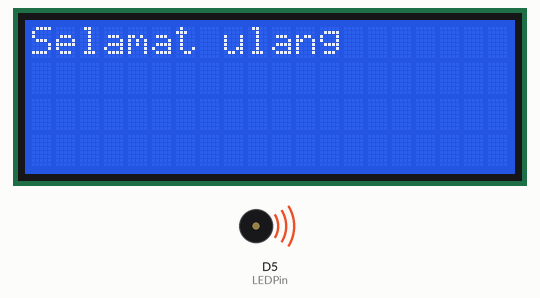
A sketch run on a simulated ESP8266 (Wemos D1 mini). On the bench: 20×4 character LCD, buzzer (waves = sounding).

Above: at 2.2 s.
At 11.7 s:
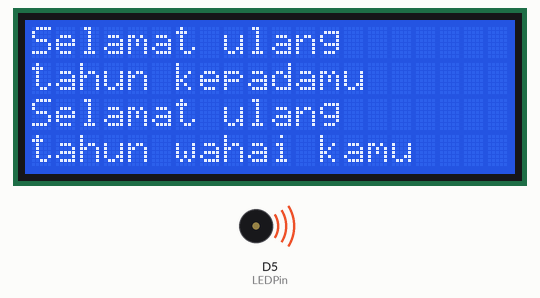
At 18.7 s:
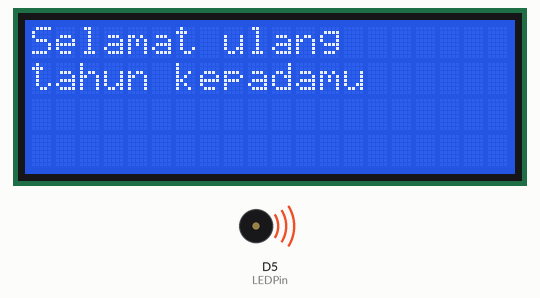
At 35.3 s:
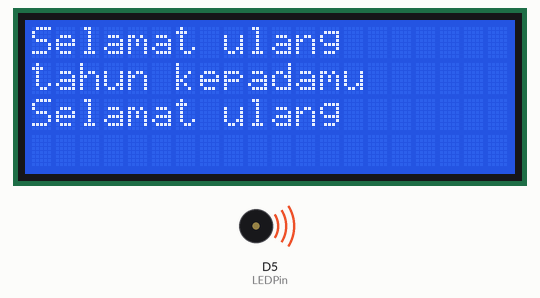
Timing chart, 0 to 40.0 s (numbered marks = the images above):
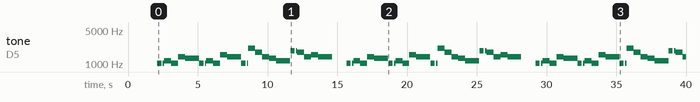

The sketch:

1.ino
```cpp
#include <Wire.h>
#include <LiquidCrystal_I2C.h>

// Inisialisasi LCD (alamat I2C, kolom, baris)
LiquidCrystal_I2C lcd(0x27, 20, 4);

// Pin GPIO pada Wemos D1 Mini
int pushPin = D6;
int LEDPin = D5;

// Nada-nada naik 2 oktaf
int c = 1044;
int d = 1172;
int e = 1316;
int f = 1396;
int g = 1564;
int a = 1760;
int Bb = 1864;
int b = 1972;
int highc = 2092;

// Durasi not
int quarter = 500;
int half = 1000;

void setup() {
  pinMode(pushPin, INPUT);
  pinMode(LEDPin, OUTPUT);
  digitalWrite(LEDPin, LOW);

  lcd.init();              // Inisialisasi LCD
  lcd.backlight();         // Nyalakan lampu belakang LCD
  lcd.clear();
  lcd.setCursor(0, 0);
  lcd.print("  SELAMAT ULANG");
  lcd.setCursor(0, 1);
  lcd.print("      TAHUN!");
  delay(2000);             // Tampilkan pesan awal
  lcd.clear();
}

void loop() {
  digitalWrite(LEDPin, HIGH);

  lcd.setCursor(0, 0);
  lcd.print("Selamat ulang");
  tone(LEDPin, c, 300); delay(400);
  tone(LEDPin, c, 100); delay(100);
  tone(LEDPin, d, quarter); delay(quarter);
  tone(LEDPin, c, quarter); delay(quarter);
  tone(LEDPin, f, quarter); delay(quarter);
  tone(LEDPin, e, half); delay(half);

  lcd.setCursor(0, 1);
  lcd.print("tahun kepadamu");
  tone(LEDPin, c, 300); delay(400);
  tone(LEDPin, c, 100); delay(100);
  tone(LEDPin, d, quarter); delay(quarter);
  tone(LEDPin, c, quarter); delay(quarter);
  tone(LEDPin, g, quarter); delay(quarter);
  tone(LEDPin, f, half); delay(half);

  lcd.setCursor(0, 2);
  lcd.print("Selamat ulang");
  tone(LEDPin, c, 300); delay(400);
  tone(LEDPin, c, 100); delay(100);
  tone(LEDPin, highc, quarter); delay(quarter);
  tone(LEDPin, a, quarter); delay(quarter);
  tone(LEDPin, f, quarter); delay(quarter);
  tone(LEDPin, e, quarter); delay(quarter);
  tone(LEDPin, d, half); delay(half);

  lcd.setCursor(0, 3);
  lcd.print("tahun wahai kamu");
  tone(LEDPin, Bb, 300); delay(400);
  tone(LEDPin, Bb, 100); delay(100);
  tone(LEDPin, a, quarter); delay(quarter);
  tone(LEDPin, f, quarter); delay(quarter);
  tone(LEDPin, g, quarter); delay(quarter);
  tone(LEDPin, f, half); delay(half);

  digitalWrite(LEDPin, LOW);
  delay(1000);
  lcd.clear();

  lcd.setCursor(0, 0);
  lcd.print("Selamat ulang");
  tone(LEDPin, c, 300); delay(400);
  tone(LEDPin, c, 100); delay(100);
  tone(LEDPin, d, quarter); delay(quarter);
  tone(LEDPin, c, quarter); delay(quarter);
  tone(LEDPin, f, quarter); delay(quarter);
  tone(LEDPin, e, half); delay(half);

  lcd.setCursor(0, 1);
  lcd.print("tahun kepadamu");
  tone(LEDPin, c, 300); delay(400);
  tone(LEDPin, c, 100); delay(100);
  tone(LEDPin, d, quarter); delay(quarter);
  tone(LEDPin, c, quarter); delay(quarter);
  tone(LEDPin, g, quarter); delay(quarter);
  tone(LEDPin, f, half); delay(half);

  lcd.setCursor(0, 2);
  lcd.print("Selamat ulang");
  tone(LEDPin, c, 300); delay(400);
  tone(LEDPin, c, 100); delay(100);
  tone(LEDPin, highc, quarter); delay(quarter);
  tone(LEDPin, a, quarter); delay(quarter);
  tone(LEDPin, f, quarter); delay(quarter);
  tone(LEDPin, e, quarter); delay(quarter);
  tone(LEDPin, d, half); delay(half);

  lcd.setCursor(0, 3);
  lcd.print("tahun wahai kamu");
  tone(LEDPin, Bb, 300); delay(400);
  tone(LEDPin, Bb, 100); delay(100);
  tone(LEDPin, a, quarter); delay(quarter);
  tone(LEDPin, f, quarter); delay(quarter);
  tone(LEDPin, g, quarter); delay(quarter);
  tone(LEDPin, f, half); delay(half);

  digitalWrite(LEDPin, LOW);
  delay(1000);
  lcd.clear();
}
```

Measured:
- by itself, tone on D5 (LEDPin): plays 1044 Hz for 0.30 s, 1044 Hz for 0.10 s, 1172 Hz for 0.50 s, 1044 Hz for 0.50 s, 1396 Hz for 0.50 s, 1316 Hz for 1.0 s … (73 notes in this stretch)
- what the display in image 0 shows lasts 3.0 s, from 2.1 s to 5.1 s
- what the display in image 1 shows lasts 4.1 s, from 11.6 s to 15.7 s
